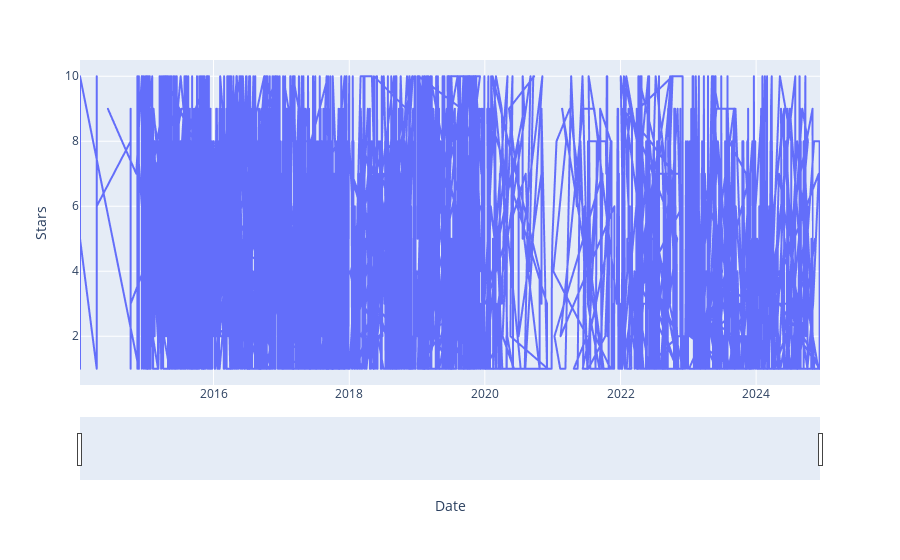

The notebook cell this image was saved under:
### Code cell
import plotly.express as px

df['date'] = pd.to_datetime(df['date'], dayfirst=True)  # Ensure 'date' is in datetime format
px.line(x=df.date, y=df.stars, labels={'x': 'Date', 'y': 'Stars'}).update_xaxes(rangeslider_visible=True).show()

### Figure 1 — Plotly figure (JSON) as saved in the notebook; plotly's stock layout.template omitted (floating-point values rounded to 4 significant figures; data arrays with more than 128 entries replaced by an {"elided": "..."} marker saying what was removed)
{"data": [{"hovertemplate": "Date=%{x}<br>Stars=%{y}<extra></extra>", "legendgroup": "", "line": {"color": "#636efa", "dash": "solid"}, "marker": {"symbol": "circle"}, "mode": "lines", "name": "", "showlegend": false, "type": "scattergl", "x": {"elided": "3496 str values"}, "xaxis": "x", "y": {"elided": "3496 int values"}, "yaxis": "y"}], "layout": {"legend": {"tracegroupgap": 0}, "margin": {"t": 60}, "xaxis": {"anchor": "y", "domain": [0, 1], "rangeslider": {"visible": true}, "title": {"text": "Date"}}, "yaxis": {"anchor": "x", "domain": [0, 1], "title": {"text": "Stars"}}}}
